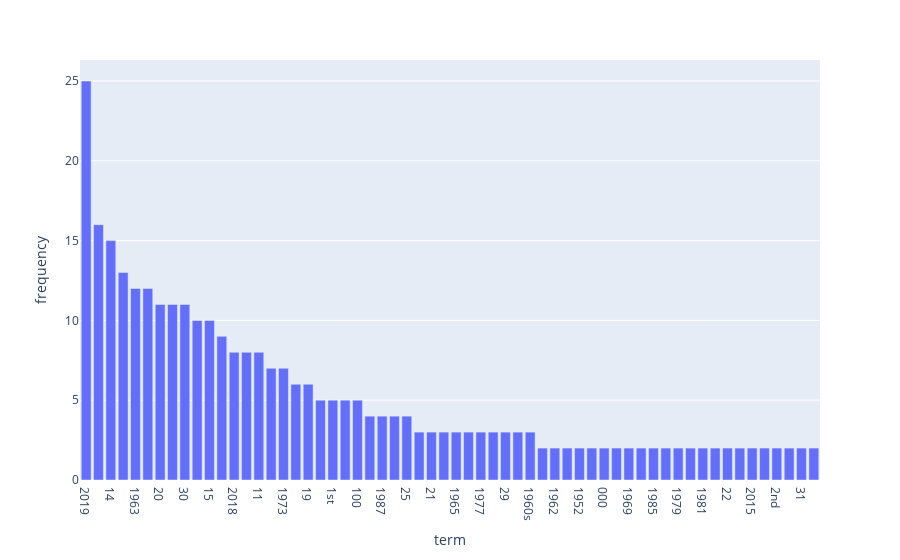

Write notebook code for a chart like this one.
### Markdown cell above
##### 5.4 Attribute Transformation / Aggregation

### Code cell
import plotly.express as px
import numpy as np

# compute term frequencies
term_frequencies = np.asarray(df_counts.sum(axis=0))[0]

top_terms_df = pd.DataFrame({
    'term': count_vect.get_feature_names_out()[:100],
    'frequency': term_frequencies[:100]
})
# filter out words with frequency less than or equal to 1
top_terms_df = top_terms_df[top_terms_df['frequency'] > 1]
sorted_top_terms_df = top_terms_df.sort_values(by='frequency', ascending=False)

fig = px.bar(sorted_top_terms_df, x='term', y='frequency')
fig.show()

### Figure 1 — Plotly figure (JSON) as saved in the notebook; plotly's stock layout.template omitted (floating-point values rounded to 4 significant figures)
{"data": [{"alignmentgroup": "True", "hovertemplate": "term=%{x}<br>frequency=%{y}<extra></extra>", "legendgroup": "", "marker": {"color": "#636efa", "pattern": {"shape": ""}}, "name": "", "offsetgroup": "", "orientation": "v", "showlegend": false, "textposition": "auto", "type": "bar", "x": ["2019", "10", "14", "17", "1963", "16", "20", "12", "30", "1966", "15", "18", "2018", "13", "11", "1980", "1973", "1988", "19", "1960", "1st", "1970", "100", "1954", "1987", "1976", "25", "1967", "21", "1950s", "1965", "28", "1977", "27", "29", "1970s", "1960s", "1968", "1962", "1958", "1952", "07", "000", "150", "1969", "2006", "1985", "1998", "1979", "1974", "1981", "1989", "22", "2009", "2015", "2016", "2nd", "30th", "31", "32"], "xaxis": "x", "y": [25, 16, 15, 13, 12, 12, 11, 11, 11, 10, 10, 9, 8, 8, 8, 7, 7, 6, 6, 5, 5, 5, 5, 4, 4, 4, 4, 3, 3, 3, 3, 3, 3, 3, 3, 3, 3, 2, 2, 2, 2, 2, 2, 2, 2, 2, 2, 2, 2, 2, 2, 2, 2, 2, 2, 2, 2, 2, 2, 2], "yaxis": "y"}], "layout": {"barmode": "relative", "legend": {"tracegroupgap": 0}, "margin": {"t": 60}, "xaxis": {"anchor": "y", "domain": [0, 1], "title": {"text": "term"}}, "yaxis": {"anchor": "x", "domain": [0, 1], "title": {"text": "frequency"}}}}
